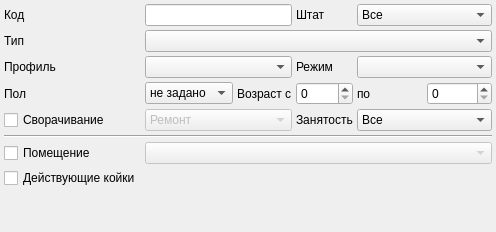
               <widget class="QWidget" name="tabFilterHospitalBeds">
                <attribute name="title">
                 <string>Коечный фонд</string>
                </attribute>
                <layout class="QGridLayout" name="gridLayout_3">
                 <property name="margin">
                  <number>4</number>
                 </property>
                 <property name="spacing">
                  <number>4</number>
                 </property>
                 <item row="0" column="0">
                  <widget class="QLabel" name="lblFilterCode">
                   <property name="text">
                    <string>Код</string>
                   </property>
                  </widget>
                 </item>
                 <item row="0" column="3">
                  <widget class="QLabel" name="lblFilterPermanent">
                   <property name="text">
                    <string>Штат</string>
                   </property>
                  </widget>
                 </item>
                 <item row="1" column="0">
                  <widget class="QLabel" name="lblFilterType">
                   <property name="text">
                    <string>Тип</string>
                   </property>
                  </widget>
                 </item>
                 <item row="0" column="4" colspan="2">
                  <widget class="QComboBox" name="cmbFilterIsPermanent">
                   <item>
                    <property name="text">
                     <string>Все</string>
                    </property>
                   </item>
                   <item>
                    <property name="text">
                     <string>Нет</string>
                    </property>
                   </item>
                   <item>
                    <property name="text">
                     <string>Да</string>
                    </property>
                   </item>
                  </widget>
                 </item>
                 <item row="0" column="1" colspan="2">
                  <widget class="QLineEdit" name="edtFilterCode"/>
                 </item>
                 <item row="1" column="1" colspan="5">
                  <widget class="CRBComboBox" name="cmbFilterType"/>
                 </item>
                 <item row="2" column="3">
                  <widget class="QLabel" name="lblFilterSchedule">
                   <property name="text">
                    <string>Режим</string>
                   </property>
                  </widget>
                 </item>
                 <item row="2" column="1" colspan="2">
                  <widget class="CRBComboBox" name="cmbFilterBedProfile"/>
                 </item>
                 <item row="2" column="0">
                  <widget class="QLabel" name="lblBedProfile">
                   <property name="text">
                    <string>Профиль</string>
                   </property>
                  </widget>
                 </item>
                 <item row="2" column="4" colspan="2">
                  <widget class="CRBComboBox" name="cmbFilterSchedule"/>
                 </item>
                 <item row="3" column="0">
                  <widget class="QLabel" name="lblSexBed">
                   <property name="text">
                    <string>Пол</string>
                   </property>
                  </widget>
                 </item>
                 <item row="3" column="1">
                  <widget class="QComboBox" name="cmbSexBed">
                   <item>
                    <property name="text">
                     <string>не задано</string>
                    </property>
                   </item>
                   <item>
                    <property name="text">
                     <string>М</string>
                    </property>
                   </item>
                   <item>
                    <property name="text">
                     <string>Ж</string>
                    </property>
                   </item>
                  </widget>
                 </item>
                 <item row="3" column="4">
                  <widget class="QLabel" name="lblBedAgeTo">
                   <property name="text">
                    <string>по</string>
                   </property>
                  </widget>
                 </item>
                 <item row="3" column="2">
                  <widget class="QLabel" name="lblAgeBed">
                   <property name="text">
                    <string>Возраст с</string>
                   </property>
                  </widget>
                 </item>
                 <item row="3" column="3">
                  <widget class="QSpinBox" name="spbBedAgeFor">
                   <property name="maximum">
                    <number>150</number>
                   </property>
                  </widget>
                 </item>
                 <item row="4" column="3">
                  <widget class="QLabel" name="lblFilterBusy">
                   <property name="text">
                    <string>Занятость</string>
                   </property>
                  </widget>
                 </item>
                 <item row="4" column="0">
                  <widget class="QCheckBox" name="chkInvolution">
                   <property name="text">
                    <string>Сворачивание</string>
                   </property>
                  </widget>
                 </item>
                 <item row="4" column="1" colspan="2">
                  <widget class="QComboBox" name="cmbInvolute">
                   <property name="enabled">
                    <bool>false</bool>
                   </property>
                   <item>
                    <property name="text">
                     <string>Ремонт</string>
                    </property>
                   </item>
                   <item>
                    <property name="text">
                     <string>Карантин</string>
                    </property>
                   </item>
                  </widget>
                 </item>
                 <item row="3" column="5">
                  <widget class="QSpinBox" name="spbBedAgeTo">
                   <property name="maximum">
                    <number>150</number>
                   </property>
                  </widget>
                 </item>
                 <item row="4" column="4" colspan="2">
                  <widget class="QComboBox" name="cmbFilterBusy">
                   <item>
                    <property name="text">
                     <string>Все</string>
                    </property>
                   </item>
                   <item>
                    <property name="text">
                     <string>Только свободные</string>
                    </property>
                   </item>
                   <item>
                    <property name="text">
                     <string>Только занятые</string>
                    </property>
                   </item>
                  </widget>
                 </item>
                 <item row="8" column="1">
                  <spacer name="verticalSpacer_2">
                   <property name="orientation">
                    <enum>Qt::Vertical</enum>
                   </property>
                   <property name="sizeHint" stdset="0">
                    <size>
                     <width>20</width>
                     <height>40</height>
                    </size>
                   </property>
                  </spacer>
                 </item>
                 <item row="5" column="0" colspan="6">
                  <widget class="Line" name="line_3">
                   <property name="orientation">
                    <enum>Qt::Horizontal</enum>
                   </property>
                  </widget>
                 </item>
                 <item row="6" column="0">
                  <widget class="QCheckBox" name="chkPlacement">
                   <property name="text">
                    <string>Помещение</string>
                   </property>
                  </widget>
                 </item>
                 <item row="6" column="1" colspan="5">
                  <widget class="CRBComboBox" name="cmbFilterPlacement">
                   <property name="enabled">
                    <bool>false</bool>
                   </property>
                  </widget>
                 </item>
                 <item row="7" column="0">
                  <widget class="QCheckBox" name="chkActiveBeds">
                   <property name="text">
                    <string>Действующие койки</string>
                   </property>
                  </widget>
                 </item>
                </layout>
               </widget>
